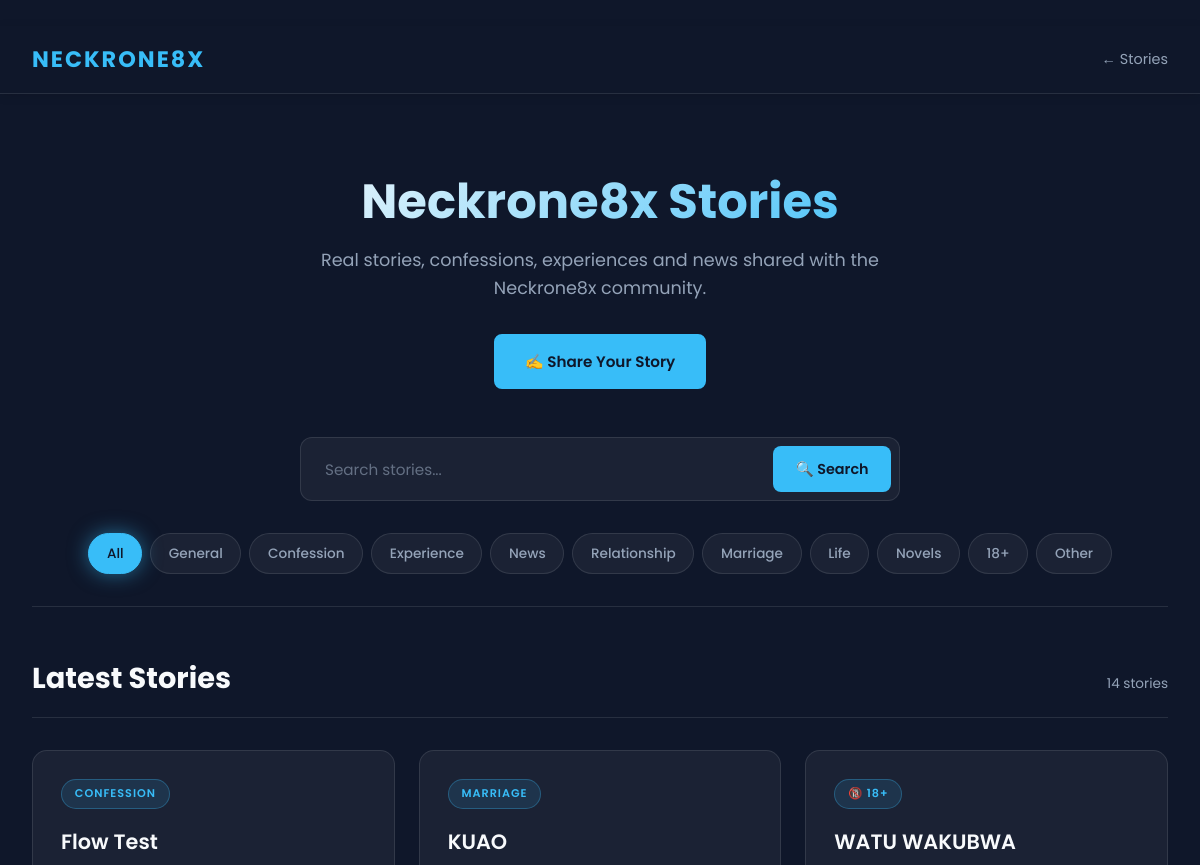
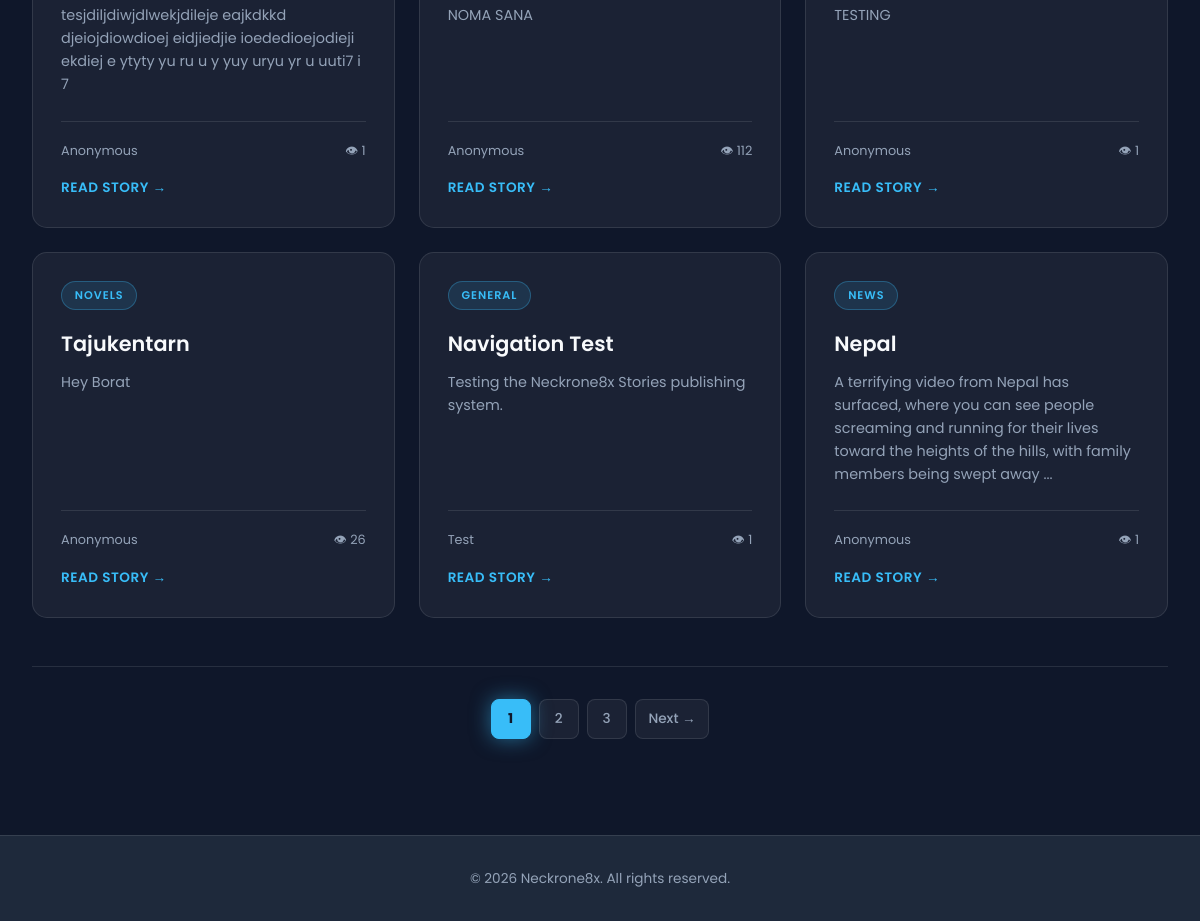
The page /stories on the database its author committed (2 pictures, top to bottom).
### app.py (models this page shows)
class Story(db.Model):
    __tablename__ = "stories"
    id = db.Column(db.Integer, primary_key=True)
    title = db.Column(db.String(200), nullable=False)
    slug = db.Column(db.String(220), unique=True, nullable=False)
    category = db.Column(db.String(100), nullable=False, default="General")
    content = db.Column(db.Text, nullable=False)
    author = db.Column(db.String(100), nullable=False, default="Anonymous")
    cover_image = db.Column(db.String(500), nullable=True)
    published = db.Column(db.Boolean, default=False)
    read_count = db.Column(db.Integer, default=0)
    created_at = db.Column(db.DateTime, default=datetime.utcnow)
    updated_at = db.Column(db.DateTime, default=datetime.utcnow, onupdate=datetime.utcnow)
    reads = db.relationship("StoryRead", backref="story", cascade="all, delete-orphan")
    reactions = db.relationship("Reaction", backref="story", cascade="all, delete-orphan")
    comments = db.relationship("Comment", backref="story", cascade="all, delete-orphan")

### app.py (the view, shortened to what this page needs)
@app.route("/stories")
def stories():
    search = request.args.get("search", "").strip()
    category = request.args.get("category", "").strip()
    page = request.args.get("page", 1, type=int)
    if page < 1:
        page = 1
    query = Story.query.filter_by(published=True)
    if category:
        query = query.filter(Story.category.ilike(category))
    pagination = query.order_by(Story.created_at.desc()).paginate(
        page=page, per_page=6, error_out=False
    )
    stories = pagination.items
    categories = [
        "General", "Confession", "Experience", "News",
        "Relationship", "Marriage", "Life", "Novels", "18+", "Other"
    ]
    return render_template(
        "stories/index.html",
        stories=stories,
        search=search,
        category=category,
        categories=categories,
        pagination=pagination
    )

### app.py (called while the page is built)
@app.context_processor
def inject_template_globals():
    return {"current_year": datetime.utcnow().year}

### templates/stories/index.html (shortened to what this page needs)
﻿<!DOCTYPE html>
<html lang="en">
<head>
    <link
        rel="stylesheet"
        href="{{ url_for('static', filename='css/stories.css') }}"
    >
</head>
<body>
    <header class="stories-header">
        <div class="header-inner">
            <a
                href="{{ url_for('home') }}"
                class="logo"
            >
                NECKRONE8X
            </a>
            <a
                href="{{ url_for('stories') }}"
                class="back-link"
            >
                ← Stories
            </a>
        </div>
    </header>
    <main class="stories-container">
        <section class="stories-intro">
            <h1>
                Neckrone8x Stories
            </h1>
            <p>
                Real stories, confessions, experiences and news
                shared with the Neckrone8x community.
            </p>
            <a
                href="{{ url_for('submit_story') }}"
                class="submit-story"
            >
                ✍️ Share Your Story
            </a>
        </section>
        <section class="story-search">
            <form
                method="GET"
                action="{{ url_for('stories') }}"
            >
                <input
                    type="text"
                    name="search"
                    value="{{ search }}"
                    placeholder="Search stories..."
                >
                <button type="submit">
                    🔍 Search
                </button>
            </form>
        </section>
        <nav class="story-categories">
            <a
                href="{{ url_for('stories') }}"
                class="{% if not category %}active{% endif %}"
            >
                All
            </a>
            {% for item in categories %}
                <a
                    href="{{ url_for('stories', category=item) }}"
                    class="{% if category == item %}active{% endif %}"
                >
                    {{ item }}
                </a>
            {% endfor %}
        </nav>
        <section class="latest-stories">
            <div class="section-heading">
                <h2>
                    Latest Stories
                </h2>
                <span>
                    {{ pagination.total }} stories
                </span>
            </div>
            {% if stories %}
                <div class="stories-grid">
                    {% for story in stories %}
                        <article class="story-card">
                            <div class="story-card-category">
                                {% if story.category == "18+" %}
                                    🔞 18+
                                {% else %}
                                    {{ story.category }}
                                {% endif %}
                            </div>
                            <h2>
                                <a
                                    href="{{ url_for('view_story', slug=story.slug) }}"
                                >
                                    {{ story.title }}
                                </a>
                            </h2>
                            <p class="story-preview">
                                {{ story.content[:180] }}
                                {% if story.content|length > 180 %}
                                    ...
                                {% endif %}
                            </p>
                            <div class="story-meta">
                                <span>
                                    {{ story.author }}
                                </span>
                                <span>
                                    👁 {{ story.read_count or 0 }}
                                </span>
                            </div>
                            <a
                                href="{{ url_for('view_story', slug=story.slug) }}"
                                class="read-story"
                            >
                                READ STORY →
                            </a>
                        </article>
                    {% endfor %}
                </div>
            {% endif %}
        </section>
        {% if pagination.pages > 1 %}
            <nav
                class="pagination"
                aria-label="Stories pagination"
            >
                {% for page_number in pagination.iter_pages(
                    left_edge=1,
                    left_current=1,
                    right_current=1,
                    right_edge=1
                ) %}
                    {% if page_number %}
                        {% if page_number == pagination.page %}
                            <span class="current-page">
                                {{ page_number }}
                            </span>
                        {% else %}
                            <a
                                href="{{ url_for(
                                    'stories',
                                    page=page_number,
                                    search=search,
                                    category=category
                                ) }}"
                            >
                                {{ page_number }}
                            </a>
                        {% endif %}
                    {% else %}
                        <span class="pagination-dots">
                            …
                        </span>
                    {% endif %}
                {% endfor %}
                {% if pagination.has_next %}
                    <a
                        href="{{ url_for(
                            'stories',
                            page=pagination.next_num,
                            search=search,
                            category=category
                        ) }}"
                    >
                        Next →
                    </a>
                {% endif %}
            </nav>
        {% endif %}
    </main>
    <footer>
        © {{ now.year if now is defined else 2026 }}
        Neckrone8x. All rights reserved.
    </footer>
</body>
</html>

### rows shown on the page
Story: category "CONFESSION", title "Flow Test", content "tesjdiljdiwjdlwekjdileje eajkdkkd djeiojdiowdioej eidjiedjie ioededioejodieji ekdiej e ytyty yu ru u y yuy uryu yr u uuti7 i 7", author "Anonymous", read_count "1"
Story: category "MARRIAGE", title "KUAO", content "NOMA SANA", author "Anonymous", read_count "112"
Story: category "🔞 18+", title "WATU WAKUBWA", content "TESTING", author "Anonymous", read_count "1"
Story: category "NOVELS", title "Tajukentarn", content "Hey Borat", author "Anonymous", read_count "26"
Story: category "GENERAL", title "Navigation Test", content "Testing the Neckrone8x Stories publishing system.", author "Test", read_count "1"
Story: category "NEWS", title "Nepal", content "A terrifying video from Nepal has surfaced, where you can see people screaming and running for their lives toward the heights of the hills, with family members being swept away", author "Anonymous", read_count "1"

### other values the page prints
{{ item }} "General" "Confession" "Experience" "News" "Relationship" "Marriage" "Life" "Novels" "18+" "Other"
{{ pagination.total }} "14"
{{ page_number }} "1"
{{ page_number }} "2" "3"
{{ now.year if now is defined else 2026 }} "2026"
